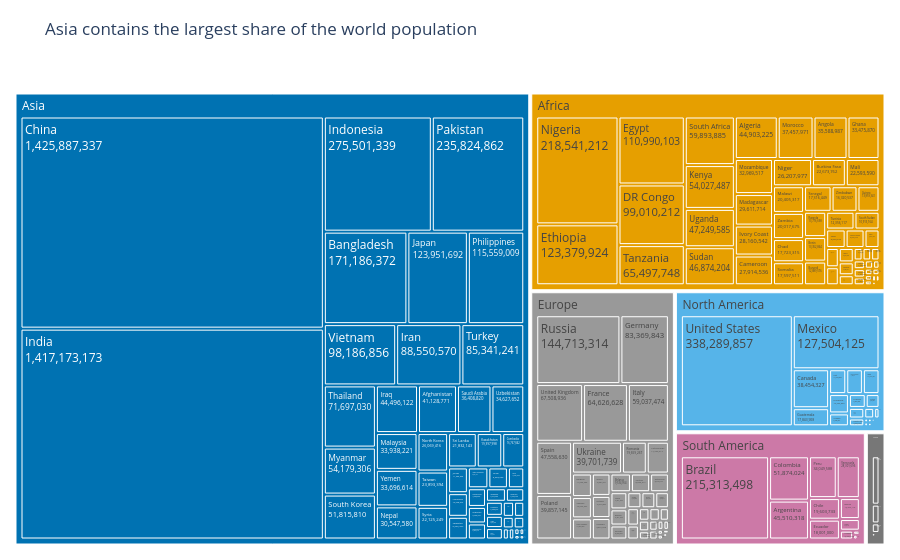

Notebook source saved alongside this figure:
### Markdown cell above
**Chart choice & justification:** *Which chart did you choose, and why? Justify design choices.

*YOUR ANSWER HERE*A treemap displays the distribution of population using nested rectangles. The larger rectangles represent continents, and the smaller ones represent countries. Rectangle size corresponds to population, making the hierarchy easy to understand.

### Code cell
continent_total = (
    df.groupby('Continent')['2022 Population']
    .sum()
    .sort_values(ascending=False)
)

largest = continent_total.index[0]

fig = px.treemap(
    df,
    path=['Continent', 'Country'],
    values='2022 Population',
    color='Continent',
    color_discrete_map={
        'Asia': '#0072B2',
        'Africa': '#E69F00',
        'Europe': '#999999',
        'North America': '#56B4E9',
        'South America': '#CC79A7',
        'Oceania': '#777777'
    },
    title=f'Asia contains the largest share of the world population',
    template='plotly_white'
)

fig.update_traces(
    textinfo='label+value',
    texttemplate='%{label}<br>%{value:,.0f}',
    hovertemplate='%{label}<br>Population: %{value:,.0f}<extra></extra>',
    root_color='white'
)

fig.update_layout(
    margin=dict(t=70, l=10, r=10, b=10)
)

fig.show()

### Figure 1 — Plotly figure (JSON) as saved in the notebook; plotly's stock layout.template omitted (floating-point values rounded to 4 significant figures; data arrays with more than 128 entries replaced by an {"elided": "..."} marker saying what was removed)
{"data": [{"branchvalues": "total", "customdata": {"elided": "240x1 str values"}, "domain": {"x": [0, 1], "y": [0, 1]}, "hovertemplate": "%{label}<br>Population: %{value:,.0f}<extra></extra>", "ids": {"elided": "240 str values"}, "labels": {"elided": "240 str values"}, "marker": {"colors": {"elided": "240 str values"}}, "name": "", "parents": {"elided": "240 str values"}, "root": {"color": "white"}, "textinfo": "label+value", "texttemplate": "%{label}<br>%{value:,.0f}", "type": "treemap", "values": {"elided": "240 float values"}}], "layout": {"legend": {"tracegroupgap": 0}, "margin": {"b": 10, "l": 10, "r": 10, "t": 70}, "title": {"text": "Asia contains the largest share of the world population"}}}
